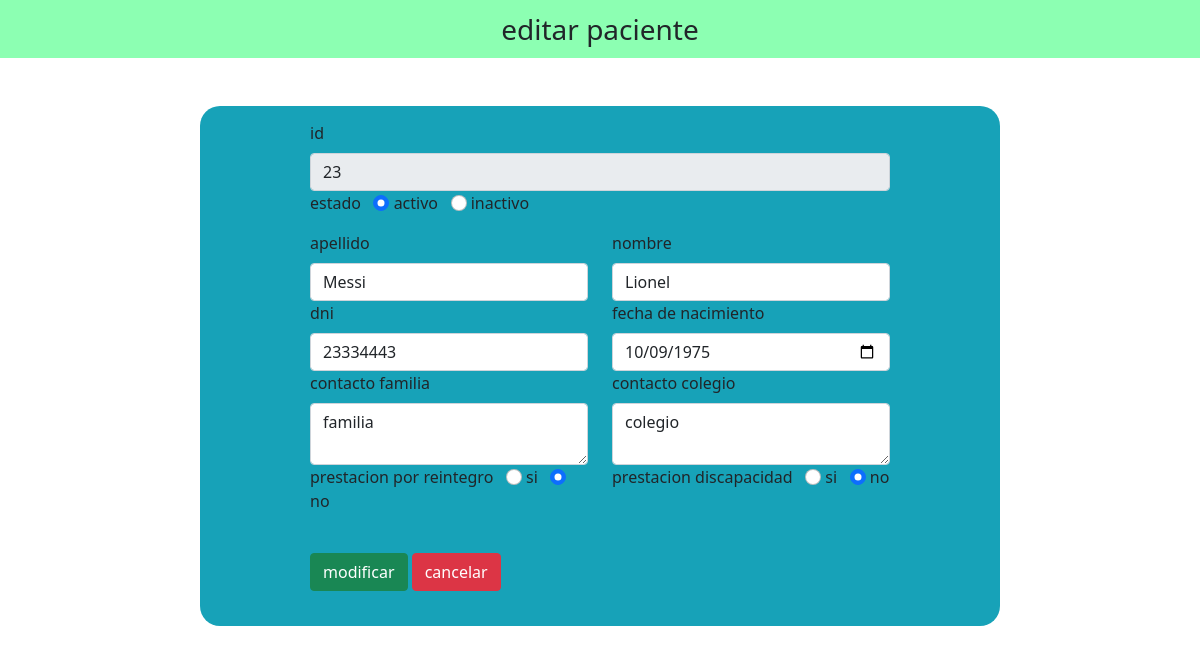
The page /modules/pacientes/pacientesEdit.php?id=23 on the database its author committed.
### tables this page shows
CREATE TABLE IF NOT EXISTS `pacientes` (
  `id` int NOT NULL AUTO_INCREMENT,
  `apellido` varchar(100) NOT NULL,
  `nombre` varchar(100) NOT NULL,
  `dni` varchar(8) NOT NULL,
  `fechaNacimiento` date NOT NULL,
  `contacto` text,
  `contactoColegio` text,
  `estado` tinyint(1) NOT NULL DEFAULT '1',
  `reintegro` tinyint DEFAULT '0',
  `tipoCobertura` tinyint NOT NULL,
  PRIMARY KEY (`id`),
  UNIQUE KEY `dni` (`dni`)
);

### modules/pacientes/pacientesEdit.php (the view, shortened to what this page needs)
<!DOCTYPE html>
<html lang="en">
<head>
    <link rel="stylesheet" href="../../assets/bootstrap/css/bootstrap.min.css">
    <link rel="stylesheet" href="https://cdnjs.cloudflare.com/ajax/libs/font-awesome/6.2.0/css/all.min.css" />
    <link rel="stylesheet" href="./pacientesAdd.css">
</head>
<body>
    <nav class="navbar navbar-light justify-content-center fs-3 mb-5" style="background-color: #00FF5573";>
        editar paciente
    </nav>
    <?php
        $conexion = regresarConexion();
        $id = $_GET['id'];
        $consulta = "select * from pacientes where id = $id limit 1";
        $result = mysqli_query($conexion, $consulta);
        $row = mysqli_fetch_assoc($result);
    ?>
    <div class="container d-flex justify-content-center">
        <form action="pacientesCrud.php" method="post" style="width: 50vw; min-width: 300px;">
            <div id="add-box" class="col-md-12">
                <div class="row">
                    <div class="col">
                        <label class="form-label">id</label>
                        <input type="numeric" class="form-control" name="id" value="<?php echo $id ?>" readonly>
                    </div>
                    <div class="row">
                        <div class="col">
                            <div class="form-group mb-3">
                                <label>estado</label> &nbsp;
                                <input type="radio" class="form-check-input" name="estado"
                                id="activo" value="activo" <?php echo($row['estado'] == '1') ? "checked" : "";?> >
                                <label for="male" class="form-input-label">activo</label>
                                <input type="radio" class="form-check-input" name="estado"
                                id="inactivo" value="inactivo" <?php echo($row['estado'] == '0') ? "checked" : "";?> >
                                <label for="male" class="form-input-label">inactivo</label>
                            </div>
                        </div>
                    </div>
                    <div class="col">
                        <label class="form-label">apellido</label>
                        <input type="text" class="form-control" name="apellido" value="<?php echo $row['apellido']?>">
                    </div>
                    <div class="col">
                        <label class="form-label">nombre</label>
                        <input type="text" class="form-control" name="nombre" value="<?php echo $row['nombre']?>">
                    </div>
                </div>
                <div class="row">
                    <div class="col">
                        <label class="form-label">dni</label>
                        <input type="number" class="form-control" name="dni" value="<?php echo $row['dni']?>">
                    </div>
                    <div class="col-md-6">
                        <label class="form-label">fecha de nacimiento</label>
                        <input type="date" class="form-control" name="fecNac" value="<?php echo $row['fechaNacimiento']?>">
                    </div>
                </div>
                <div class="row">
                    <div class="col-md-6">
                        <label class="form-label">contacto familia</label>
                        <textarea name="contacto" class="form-control" id="contacto"><?php echo $row['contacto']?></textarea>
                    </div>
                    <div class="col-md-6">
                        <label class="form-label">contacto colegio</label>
                        <textarea name="contactoColegio" class="form-control" id="contactoColegio"><?php echo $row['contactoColegio']?></textarea>
                    </div>
                </div>
                <div class="row">
                    <div class="col">
                        <div class="form-group mb-3">
                            <label>prestacion por reintegro</label> &nbsp;
                            <input type="radio" class="form-check-input" name="reintegro"
                                id="activo" value="si" <?php echo($row['reintegro'] == '1') ? "checked" : "";?> >
                            <label for="si" class="form-input-label">si</label>
                            <input type="radio" class="form-check-input" name="reintegro"
                                id="inactivo" value="no" <?php echo($row['reintegro'] == '0') ? "checked" : "";?> >
                            <label for="no" class="form-input-label">no</label>
                        </div>
                    </div>
                    <div class="col">
                        <div class="form-group mb-3">
                            <label>prestacion discapacidad</label> &nbsp;
                            <input type="radio" class="form-check-input" name="discapacidad"
                                id="activo" value="si" <?php echo($row['tipoCobertura'] == '1') ? "checked" : "";?> >
                            <label for="si" class="form-input-label">si</label>
                            <input type="radio" class="form-check-input" name="discapacidad"
                                id="inactivo" value="no" <?php echo($row['tipoCobertura'] == '2') ? "checked" : "";?> >
                            <label for="no" class="form-input-label">no</label>
                        </div>
                    </div>
                </div>
                <div>
                    <br>
                    <button type="submit" class="btn btn-success" name="submit">modificar</button>
                    <a href="pacientes.php" class="btn btn-danger">cancelar</a>
                </div>
            </div>
        </form>
    </div>
</body>
</html>

### modules/pacientes/pacientesAdd.css (style rules this page uses)
.container { background-color: #17a2b8; height: 520px; max-width: 800px; margin-top: 10px; border-radius: 20px; }
.container #add-box { margin-top: 5px; padding: 10px; }

### rows shown on the page
pacientes: estado "☑", apellido "Messi", nombre "Lionel", dni "23334443", fecNac "10/09/1975", contacto "familia", contactoColegio "colegio", reintegro "☑", tipoCobertura "☑"
